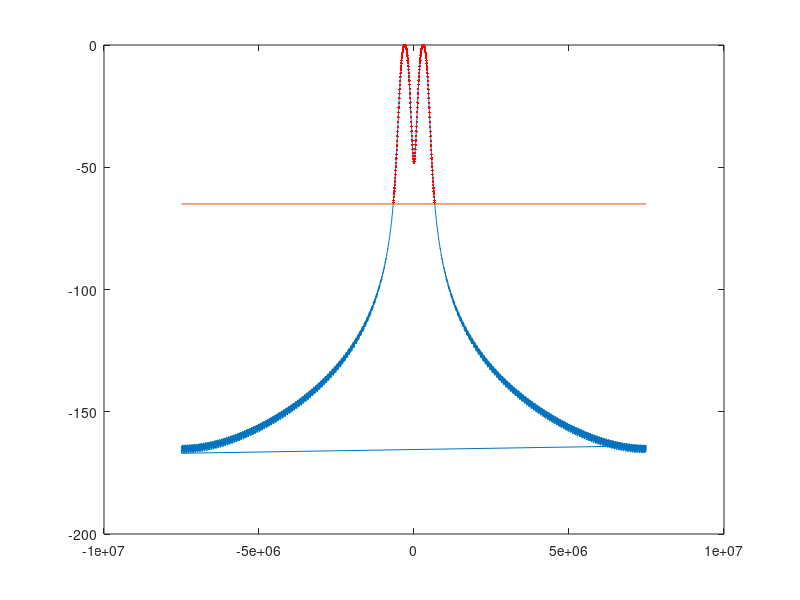

This figure's MATLAB source: (Note: this script raises an error after producing the figure.)
% Algorithm

%% 1. Compute the chirp
fs = 15e6;
tend = 50e-6;
tChirp = 0:1/fs:tend;
f0 = 100e3;
fend = 500e3;
yChirp = hann(length(tChirp))'.*chirp(...
    tChirp, f0, tend, fend, 'linear', 270);

nfft = 2^11;
fx = fftshift((-nfft/2:nfft/2-1)*fs/nfft);

Y = fft(yChirp, nfft);
Ydb = 20*log10(abs(Y./max(abs(Y))));
% Plot everything above -65 dB
idp = find(Ydb > -65 & fx > 0);
idm = find(Ydb > -65 & fx < 0);

% Plot
plot(fx, Ydb)
hold all
plot([min(fx) max(fx)], [-65 -65])
plot(fx([idp, idm]), Ydb([idp, idm]), 'r.')

% Pick out positive frequencies
f = fx(idp);

%% 2. Calculate plane wave Fourier coefficients of the incoming pressure.
r = 0.12; % 12 cm
[X, kx, ky] = circularAperture(r, 0);
% Pick the centre line
Xc = X(ceil(size(X, 1)/2), :);

%% 3. Choose distance from transducers to plate, h1 & h2.
h1 = 0.1;
h2 = 0.1;

%% 3. Calculate reflection and transmission coefficients.
fluid.v = 1500;
fluid.density = 1000;
solid.v = 5900;
solid.vShear = 3150;
solid.density = 7850;
d = 12.4e-3;
model = MultiLayerModel(fluid, solid, fluid, d);

f = 0:0.5e3:600e3;
lambda = solid.v./f;

theta = 0.01:0.01:0.1;
%theta = 0;
%theta = 0.08;

xl = 0.52;
xh = 0.64;

nn = 2.^(10:15);

for n = nn
    x = linspace(0, 0.8, n);
    f = 0.5*x*solid.v/d;
    [V, W, k_hor, k_vert_L, debug] = fluidSolidFluid(f, theta, model);
end
legend(cellfun(@(x) num2str(x), num2cell(nn), 'UniformOutput', 0))
xlabel('\theta')
ylabel('Energy')



%% 5. Calculate the integral, phase shifting the wave and
%    multiplying the reflection/transmission coefficient
%% 6. Convolve with the excitation signal.